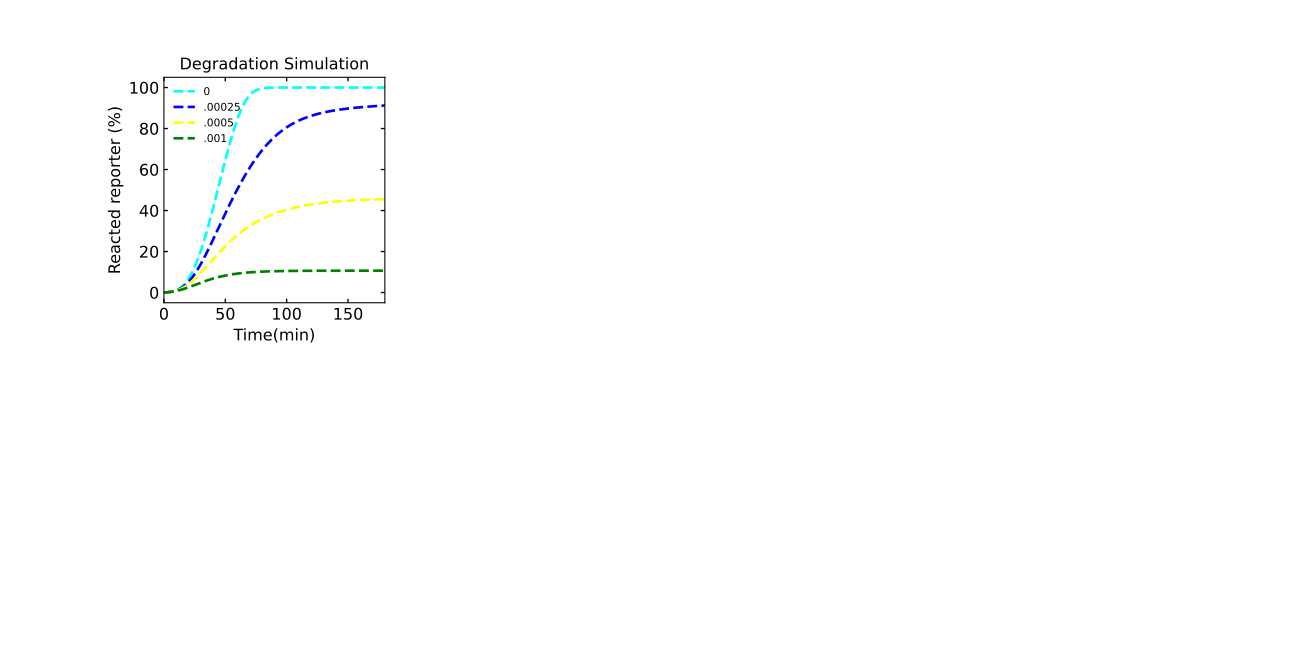

This chart was generated by the following Python code:
# -*- coding: utf-8 -*-
"""
Created on Fri Jul  8 16:43:57 2022

@author: tnm12
"""

import numpy as np
import scipy.integrate as spi
import matplotlib as mpl
import matplotlib.pyplot as plt
from matplotlib.ticker import MaxNLocator
from matplotlib import cm

import sys
import Simulatorv2021 as RSDs #import version 2.0.2.1 of simulator
    


##############################################################################
#Simulations
##############################################################################


IN_temp = 25 #input template

REP_con = 500 #reporter concentration

deg = [0,.00025,.0005,.001] #degradation rate

t_sim = np.linspace(0,6,1001)*3600 # seconds

color = ['aqua','blue','yellow','green']

model1 = RSDs.RSD_sim(5) # define the model instance and # of domains

# specify species involved in the reactioon
model1.molecular_species('I{1}',DNA_con=IN_temp)
model1.molecular_species('G{1,2}',DNA_con=25)
model1.molecular_species('REP{2}',DNA_con=500)

for n in range(len(deg)):
    
    model1.global_rate_constants(kdeg=deg[n]) #globally changes degradation rates
    
    # simulate the model (input is simulation time)
    model1.simulate(t_sim)
    
    # pull out the species from the model solution to plot
    S2 = model1.output_concentration('S{2}')
    
    
    plt.subplot(2,4,1)
    plt.plot(model1.t/60,(S2/REP_con)*100,color=color[n],linewidth=2,linestyle='--')   
fs = 12
plt.xticks(fontsize=fs)
plt.yticks(fontsize=fs)
#plt.ylim(-10,2000)
plt.xlim(0,180)
ax1 = plt.gca()
ax1.xaxis.set_tick_params(which='both',size=3,width=1,direction='in',top='on')
ax1.yaxis.set_tick_params(which='both',size=3,width=1,direction='in',right='on')
plt.ylabel('Reacted reporter (%)',fontsize=fs)
plt.xlabel('Time(min)',fontsize=fs)
plt.title('Degradation Simulation')
plt.legend(['0','.00025','.0005','.001'],frameon=False,fontsize=8)
